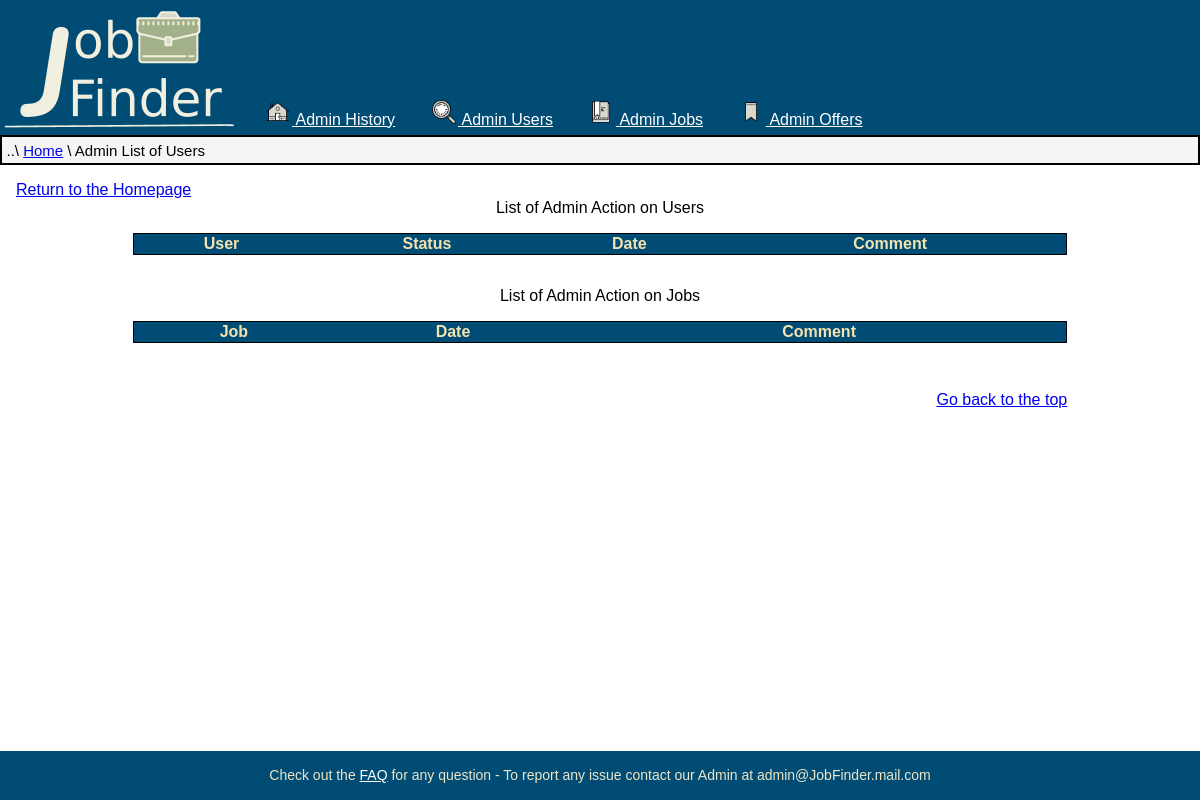
The page /PHP/AdminHistory.php (signed in) on the database as committed earlier.
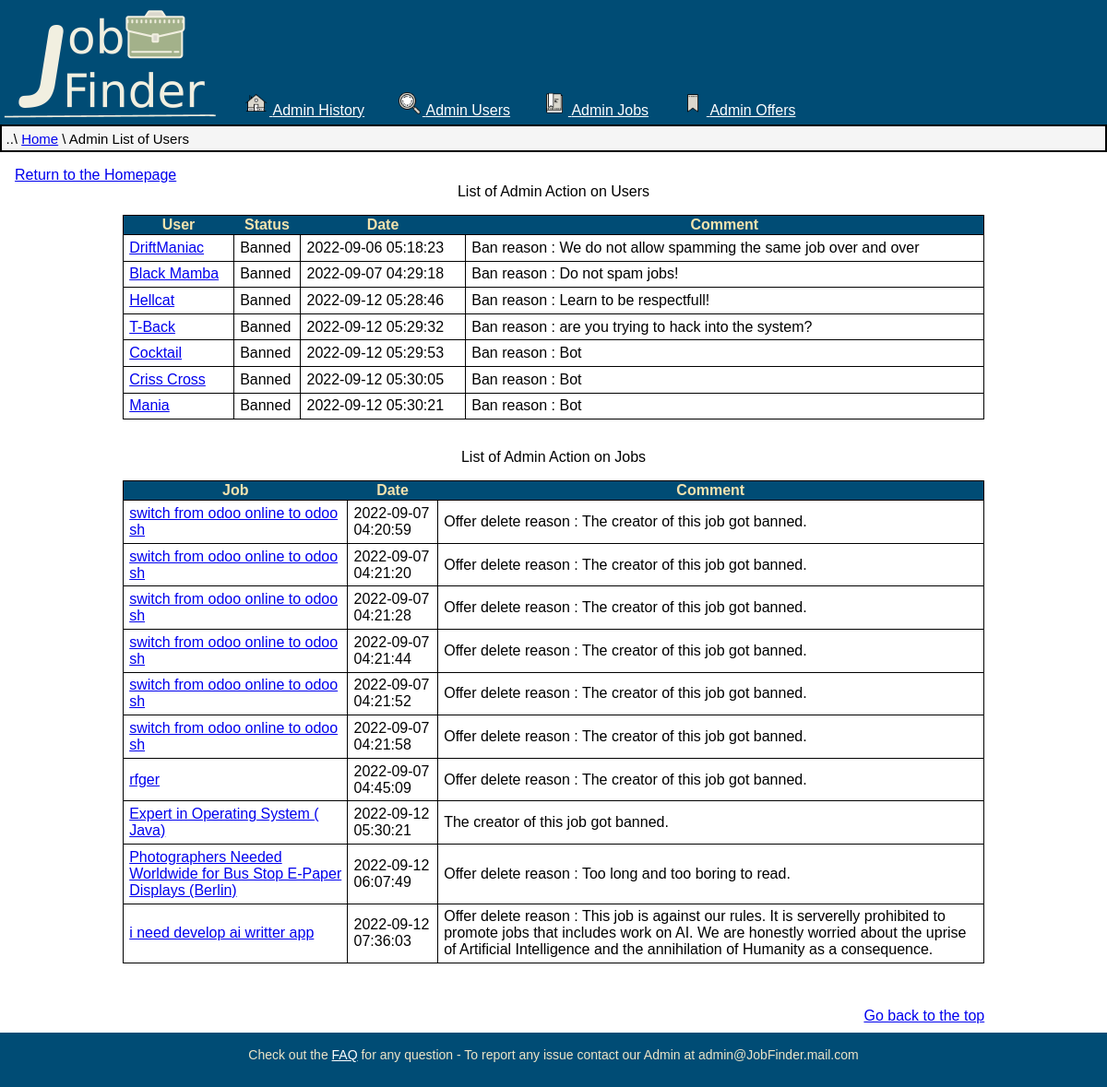
The same page on the database as committed later.
### tables this page shows
CREATE TABLE `users_admin_actions` (
  `Code` int(10) UNSIGNED NOT NULL,
  `Code_user` int(10) UNSIGNED NOT NULL,
  `Comments` varchar(256) DEFAULT NULL,
  `Date` datetime NOT NULL DEFAULT current_timestamp(),
  `Code_admin` int(10) UNSIGNED NOT NULL
);

CREATE TABLE `users` (
  `Code_user` int(10) UNSIGNED NOT NULL,
  `Status` enum('Active','Inactive','Banned') NOT NULL,
  `Name` varchar(64) NOT NULL,
  `Surname` varchar(64) NOT NULL,
  `Nickname` varchar(48) NOT NULL,
  `Birth` date NOT NULL,
  `Email` varchar(48) NOT NULL,
  `Nationality` varchar(56) NOT NULL,
  `City` varchar(45) NOT NULL,
  `Address` varchar(75) DEFAULT NULL,
  `Phone` int(11) DEFAULT NULL,
  `Picture` varchar(64) NOT NULL,
  `Curriculum` varchar(128) DEFAULT NULL,
  `Description` varchar(4096) NOT NULL,
  `Creation` date NOT NULL DEFAULT current_timestamp()
);

CREATE TABLE `past_admin_actions` (
  `Code` int(10) UNSIGNED NOT NULL,
  `Code_job` int(10) UNSIGNED NOT NULL,
  `Comments` varchar(256) DEFAULT NULL,
  `Date` datetime NOT NULL,
  `Code_admin` int(10) UNSIGNED NOT NULL
);

CREATE TABLE `past_jobs` (
  `Code_job` int(10) UNSIGNED NOT NULL,
  `Code_user` int(10) UNSIGNED DEFAULT NULL,
  `Code_winner` int(10) UNSIGNED DEFAULT NULL,
  `Status` enum('Deleted','Success','Failed') NOT NULL,
  `Date` datetime NOT NULL,
  `Title` varchar(128) NOT NULL,
  `Description` varchar(4096) NOT NULL,
  `Tipology` enum('Fulltime','Onetime','Urgent','Recruiter') DEFAULT NULL,
  `Payment` tinyint(1) NOT NULL,
  `P_min` int(6) NOT NULL,
  `P_max` int(6) NOT NULL,
  `Expiring` datetime NOT NULL
);

### PHP/DBAccess.php (called while the page is built, shortened)
<?php
class DBAccess {
	private $connection;
	public function openDBConnection(){
		$this->connection = mysqli_connect(DBAccess::HOST_DB, DBAccess::USERNAME, DBAccess::PASSWORD, DBAccess::DBNAME);
		if(!$this->connection){
			echo("connessione al DB fallita: ".mysqli_connect_errno());
			return false;
		}
		else
			return true;
	}
  public function getAdminUserAction() {
    $queryResult  = mysqli_query($this->connection, 'SELECT users.Nickname AS Nick,users.Code_user AS Code,users.Status AS Stat,Date, Comments FROM users_admin_actions INNER JOIN users ON users_admin_actions.Code_user = users.Code_user;');
    if(mysqli_num_rows($queryResult) == 0)
      return null;
    else {
      $result=array();
      while($row=mysqli_fetch_assoc($queryResult))
      array_push($result, $row);
      return $result;
    }
  }
  public function getAdminJobAction() {
    $queryResult  = mysqli_query($this->connection, 'SELECT past_jobs.Title AS Title, past_jobs.Code_job AS Code,past_admin_actions.Date AS Date, Comments FROM past_admin_actions INNER JOIN past_jobs ON past_admin_actions.Code_job=past_jobs.Code_job;');
    if(mysqli_num_rows($queryResult) == 0)
      return null;
    else {
      $result=array();
      while($row=mysqli_fetch_assoc($queryResult))
      array_push($result, $row);
      return $result;
    }
  }
}
?>

### PHP/AdminHistory.php (the view, shortened to what this page needs)
<?php
require_once 'DBAccess.php';
if(isset($_SESSION['Admin'])) {
  $DBAccess = new DBAccess();
  $url = '..'. DIRECTORY_SEPARATOR .'HTML'. DIRECTORY_SEPARATOR .'Admin.html';
  $pagina = file_get_contents($url);
	$listaAdminUser = $DBAccess->getAdminUserAction();
	$listaAdminJob = $DBAccess->getAdminJobAction();
  $pagina = str_replace('<input type="text" id="search" placeholder="Search for {{element}}..">','',$pagina);
  $urltabella = '..'. DIRECTORY_SEPARATOR .'HTML'. DIRECTORY_SEPARATOR .'Elements'. DIRECTORY_SEPARATOR .'TableAdminHistoryUser.html';
  $tabella = file_get_contents($urltabella);
  $contenuto='';
  if(isset($listaAdminUser)){
    foreach($listaAdminUser as $U)
    {
      $contenuto .= '<tr>
      <td><a href="ViewUser.php?Code_User='.trim($U["Code"]).'">'. trim($U["Nick"]) .'</a></td>
      <td>'. trim($U["Stat"]) .'</td>
      <td>'.trim($U["Date"]).'</td>
      <td>'.trim($U["Comments"]).'</td>
      </tr>';
    }
  }
  $tabella = str_replace('{{value}}',$contenuto,$tabella);
  $urltabella = '..'. DIRECTORY_SEPARATOR .'HTML'. DIRECTORY_SEPARATOR .'Elements'. DIRECTORY_SEPARATOR .'TableAdminHistoryJobs.html';
  $tabella .= file_get_contents($urltabella);
  $contenuto ='';
  if(isset($listaAdminJob)){
    foreach($listaAdminJob as $J)
    {
      $contenuto .= '<tr>
      <td><a href="ViewJob.php?Code_job='.trim($J["Code"]).'">'. trim($J["Title"]) .'</a></td>
      <td>'.trim($J["Date"]).'</td>
      <td>'.trim($J["Comments"]).'</td></tr>';
    }
  }
  $tabella = str_replace('{{value}}',$contenuto,$tabella);
  $pagina = str_replace('<admin>',$tabella,$pagina);
  $pagina = str_replace('{{element}}','User Nicknames',$pagina);
  $pagina = str_replace('{{Page}}','List of Users',$pagina);
  echo $pagina;
}
else
	header("Location:Welcome.php");
?>

Rows that differ between the two databases and show on the page:
added users_admin_actions: Code_user.Nickname "DriftManiac", Code_user.Status "Banned", Date "2022-09-06 05:18:23", Comments "Ban reason : We do not allow spamming the same job over and over"
added users_admin_actions: Code_user.Nickname "Black Mamba", Code_user.Status "Banned", Date "2022-09-07 04:29:18", Comments "Ban reason : Do not spam jobs!"
added users_admin_actions: Code_user.Nickname "Hellcat", Code_user.Status "Banned", Date "2022-09-12 05:28:46", Comments "Ban reason : Learn to be respectfull!"
added users_admin_actions: Code_user.Nickname "T-Back", Code_user.Status "Banned", Date "2022-09-12 05:29:32", Comments "Ban reason : are you trying to hack into the system?"
added users_admin_actions: Code_user.Nickname "Cocktail", Code_user.Status "Banned", Date "2022-09-12 05:29:53", Comments "Ban reason : Bot"
added users_admin_actions: Code_user.Nickname "Criss Cross", Code_user.Status "Banned", Date "2022-09-12 05:30:05", Comments "Ban reason : Bot"
added users_admin_actions: Code_user.Nickname "Mania", Code_user.Status "Banned", Date "2022-09-12 05:30:21", Comments "Ban reason : Bot"
added past_admin_actions: Code_job.Title "switch from odoo online to odoo sh", Date "2022-09-07 04:20:59", Comments "Offer delete reason : The creator of this job got banned."
added past_admin_actions: Code_job.Title "switch from odoo online to odoo sh", Date "2022-09-07 04:21:20", Comments "Offer delete reason : The creator of this job got banned."
added past_admin_actions: Code_job.Title "switch from odoo online to odoo sh", Date "2022-09-07 04:21:28", Comments "Offer delete reason : The creator of this job got banned."
added past_admin_actions: Code_job.Title "switch from odoo online to odoo sh", Date "2022-09-07 04:21:44", Comments "Offer delete reason : The creator of this job got banned."
added past_admin_actions: Code_job.Title "switch from odoo online to odoo sh", Date "2022-09-07 04:21:52", Comments "Offer delete reason : The creator of this job got banned."
added past_admin_actions: Code_job.Title "switch from odoo online to odoo sh", Date "2022-09-07 04:21:58", Comments "Offer delete reason : The creator of this job got banned."
added past_admin_actions: Code_job.Title "rfger", Date "2022-09-07 04:45:09", Comments "Offer delete reason : The creator of this job got banned."
added past_admin_actions: Code_job.Title "Expert in Operating System ( Java)", Date "2022-09-12 05:30:21", Comments "The creator of this job got banned."
added past_admin_actions: Code_job.Title "Photographers Needed Worldwide for Bus Stop E-Paper Displays (Berlin)", Date "2022-09-12 06:07:49", Comments "Offer delete reason : Too long and too boring to read."
added past_admin_actions: Code_job.Title "i need develop ai writter app", Date "2022-09-12 07:36:03", Comments "Offer delete reason : This job is against our rules. It is serverelly prohibited to promote jobs that includes work on AI. We are honestly worried about the uprise of Artificial Intelligence and the annihilation of Humanity as a consequence."
